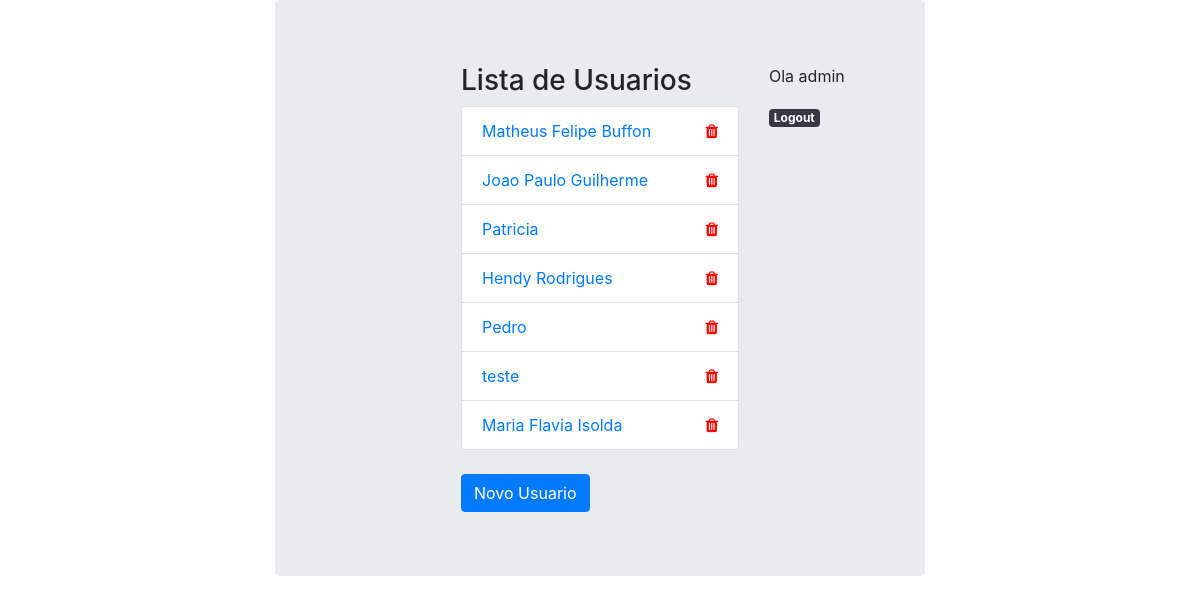
The app's page /person/list/ (signed in), older data.
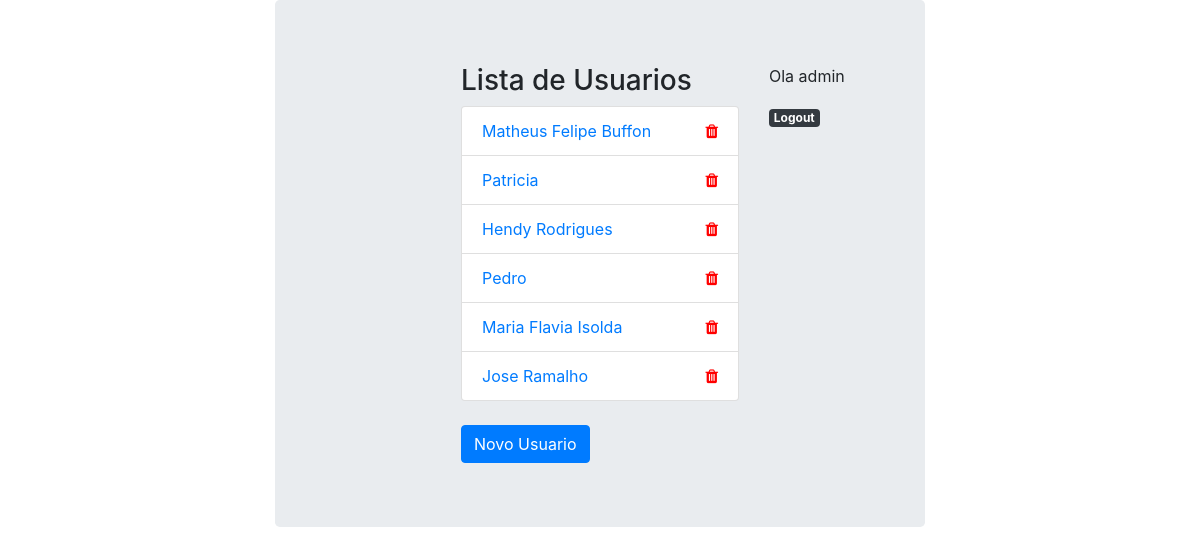
The same page, newer data.
### usuarios/models.py (models this page shows, shortened)
class Person(models.Model):
    nome = models.CharField(max_length=100)
    email = models.CharField(max_length=100)
    endereco = models.CharField(max_length=150)
    pais = models.CharField(max_length=20)
    estado = models.CharField(max_length=20)
    municipio = models.CharField(max_length=20)
    cep = models.IntegerField()
    rua = models.CharField(max_length=20)
    numero = models.IntegerField()
    complemento = models.CharField(max_length=50)
    cpf = models.IntegerField()
    pis = models.IntegerField()
    senha = models.IntegerField()
    foto = models.ImageField(upload_to='usuarios_fotos', null=True, blank=True) #opcional

### usuarios/views.py (the view)
# urls.py: path('list/', persons_list, name='person_list'),
@login_required
def persons_list(request):
    person =  Person.objects.all()
    return render(request, 'person.html', {'persons': person})

### templates/person.html (shortened to what this page needs)
{% extends 'base.html' %}
{% load bootstrap %}
{% block main %}
<div class="row">
    <div class="col">
    </div>
    <div class="col-6">
        <h3>Lista de Usuarios</h3>
        <ul class="list-group">
            {% for person in persons %}
                <li class="list-group-item">
                    <a href="{% url 'persons_update' person.id %}">{{ person.nome }}</a>
                    <a href="{% url 'persons_delete' person.id %}" class="trash-item">
                        <i class="fa fa-trash" aria-hidden="false" width="30px"></i>
                    </a>
                </li>
            {% endfor %}
        </ul>
        <br>
        <a href="{% url 'person_new' %}" class="btn btn-primary">Novo Usuario</a>
    </div>
    <div class="col">
        {% if user.is_authenticated %}
            <p>Ola {{ user.username }}</p>
            <a href="{% url 'logout' %}">
            <span class="badge badge-dark">Logout</span>
        </a></p>
        {% else %}
            <a href="{% url 'login' %}" class="btn btn-info">Login</a>
        {% endif %}
    </div>
</div>
{% endblock %}

Row changes from the older to the newer data that the page shows:
removed Person: nome "Joao Paulo Guilherme"
removed Person: nome "teste"
added Person: nome "Jose Ramalho"
